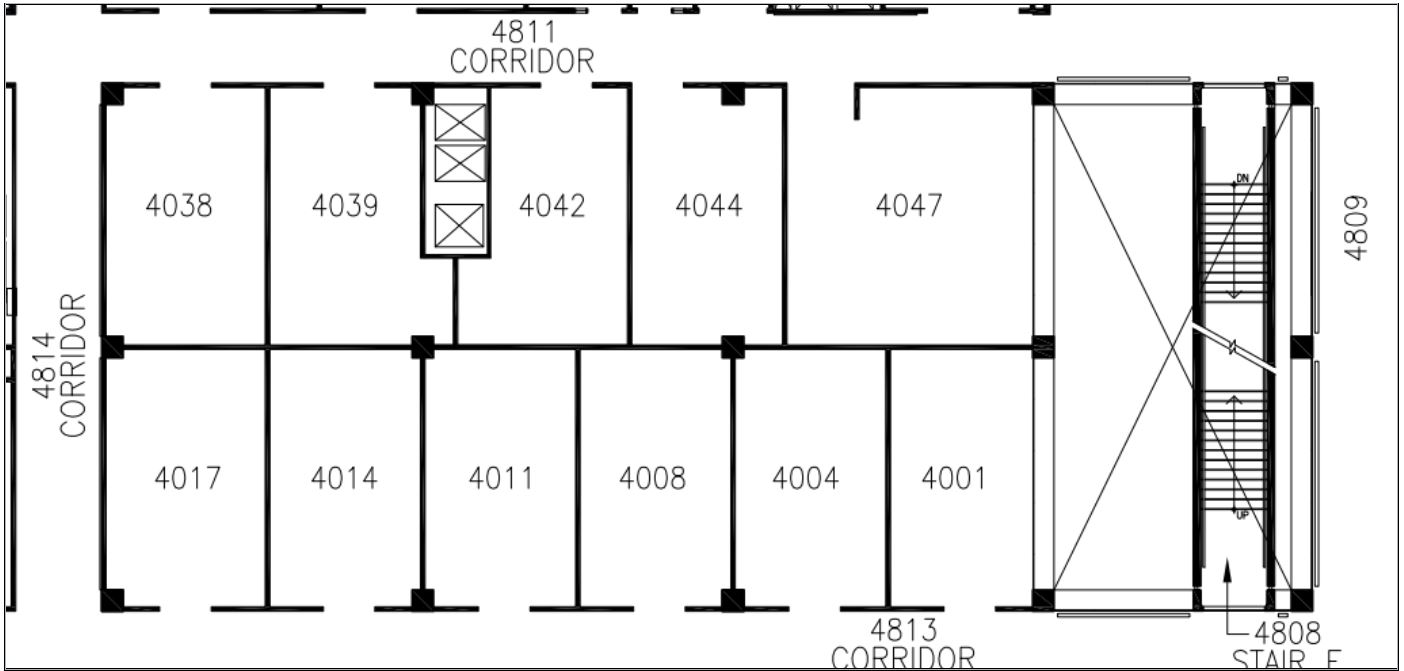
#> input picture pic.JPG, 1404 x 671 px
$ python canny_edge_detection.py
#> lines starting #> are read from the running program, lines starting #| are printed output that depends on the picture
import cv2
import numpy as np
from matplotlib import pyplot as plt

img = cv2.imread('pic.JPG',0)
#> img: shape (671, 1404); min 0, max 255, mean 232.6
edges = cv2.Canny(img,100,200)
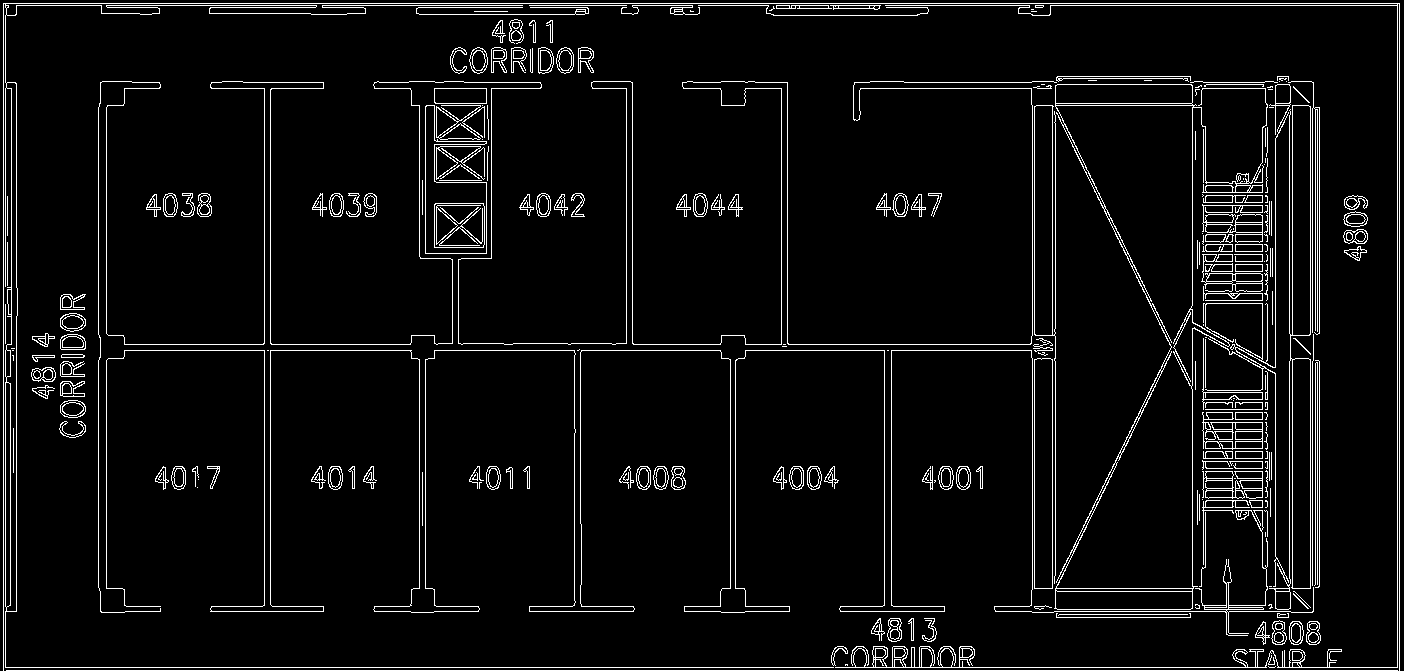
#> edges: shape (671, 1404); 5.3% white in thin lines or dots
img2 = cv2.imread('dc_3rd.JPG',0)
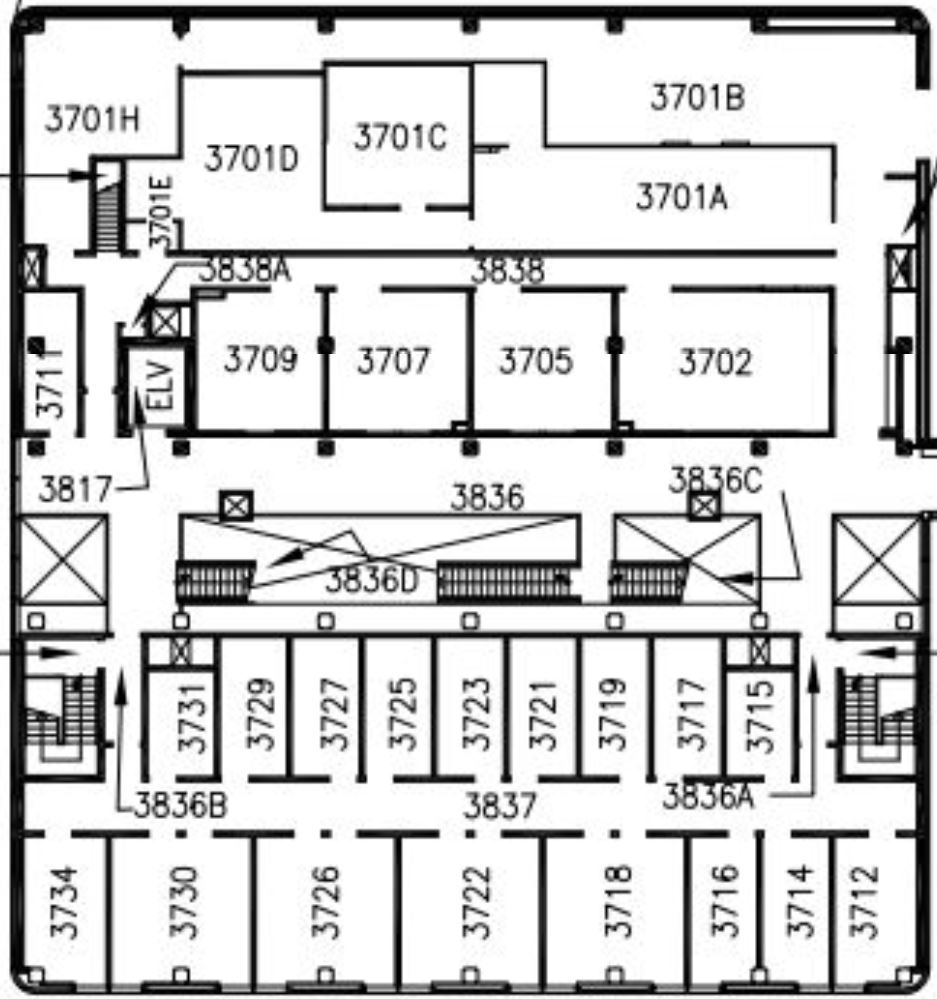
#> input picture dc_3rd.JPG, 937 x 999 px
#> img2 is the input picture: shape (999, 937); min 0, max 255, mean 205
edges2 = cv2.Canny(img2,100,200)
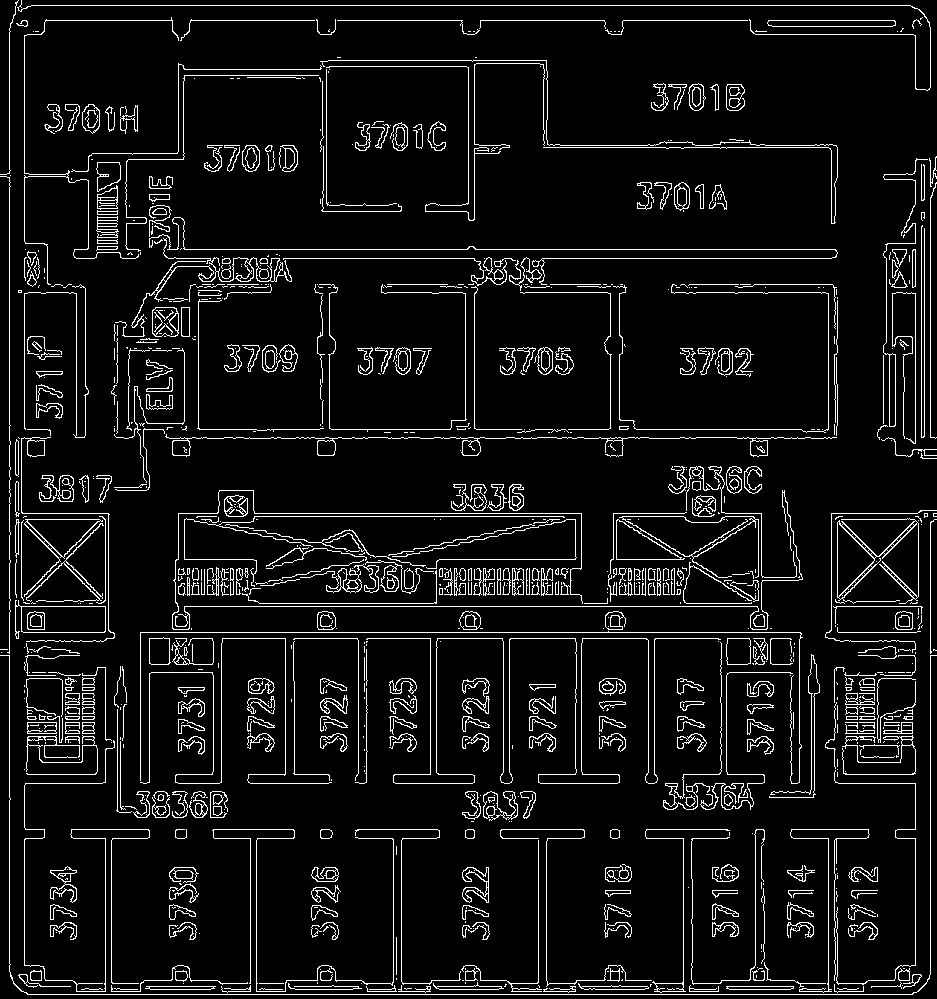
#> edges2: shape (999, 937); 7.2% white in thin lines or dots

plt.subplot(121),plt.imshow(img,cmap = 'gray')
plt.title('Original E5'), plt.xticks([]), plt.yticks([])
plt.subplot(122),plt.imshow(edges,cmap = 'gray')
plt.title('Canny E5'), plt.xticks([]), plt.yticks([])

# plt.subplot(123),plt.imshow(edges2,cmap = 'gray')
# plt.title('Canny DC'), plt.xticks([]), plt.yticks([])

plt.show()
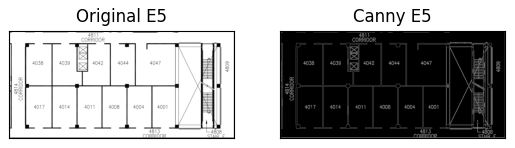
#> figure drawn by matplotlib, 2 panels
